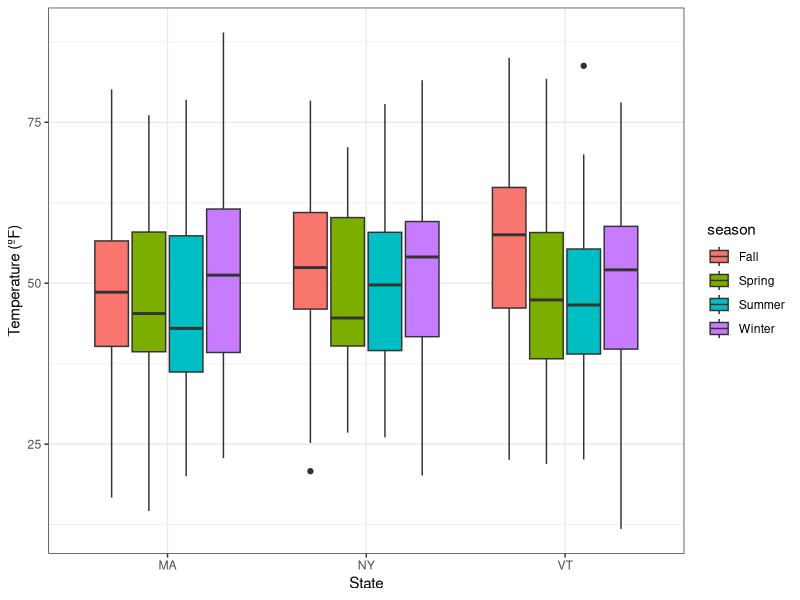

The R source for this figure:
## ---- chunk 1
library(tidyverse)
library(ggthemes)
## ---- chunk 2
set.seed(105)

data <- data.frame(
  states = sample(c("MA", "VT", "NY"), 450, replace=T),
  temps = c(rnorm(450, mean=50, sd=15)),
  season = sample(c("Summer", "Spring", "Fall", "Winter"), 450, replace = T)
)
## ---- chunk 3
data %>%
  group_by(states) %>%
  summarize(mean_temp = (mean(temps, na.rm=T)), n=n())
## ---- chunk 4
temp_plot <- ggplot(data=data, aes(x=states, y=temps, fill=season)) +
  geom_boxplot() +
  ylab("Temperature (ºF)") +
  xlab("State") +
  theme_bw()

temp_plot
